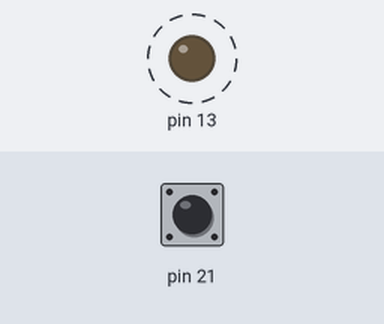
Bench run of a sketch on a simulated Arduino Mega 2560, built with avr-gcc and run on an emulated ATmega2560. Shown: output pins drawn as LEDs (lit = HIGH). Dashed ring = blinking. The inputs (shaded band) are chosen by the test bench; at power-on: pin 21 HIGH.

Above: at 4.62 s.
5.1 s: pin 21 pulled LOW for 0.15 s
At 5.25 s:
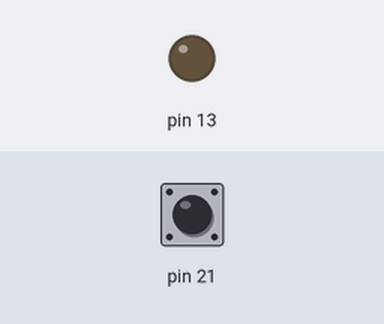
At 5.75 s:
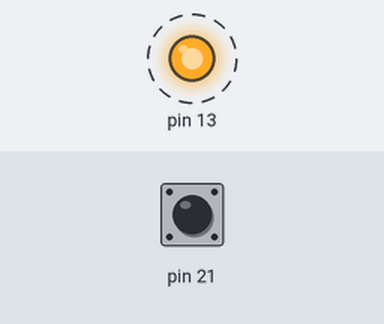
Timing chart, 0 to 14.1 s (numbered marks = the images above; inputs shaded):
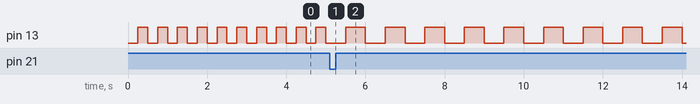

The sketch:

10_add_project.ino
```cpp
#define F_CPU 16000000UL

#include <avr/io.h>
#include <avr/interrupt.h>

#define set_bit(value, bit)   ((value) |= (1 << (bit)))
#define clear_bit(value, bit) ((value) &= ~(1 << (bit)))

volatile unsigned long ms_count = 0;

volatile uint8_t speed_mode = 0;
volatile unsigned long last_button_time = 0;

uint8_t led_state = 0;
unsigned long previous_time = 0;

// 속도 모드별 LED 반전 시간(ms)
unsigned int interval_table[3] = {
  250,   // mode 0: 0.25초
  500,   // mode 1: 0.5초
  1000   // mode 2: 1초
};

// Timer2 비교일치 인터럽트
// 1ms마다 실행
ISR(TIMER2_COMPA_vect) {
  ms_count++;
}

// INT0 외부 인터럽트
// Arduino Mega 21번 핀 버튼
ISR(INT0_vect) {
  unsigned long now = ms_count;

  // 버튼 채터링 방지: 200ms 이내 중복 입력 무시
  if ((now - last_button_time) > 200) {
    speed_mode++;

    if (speed_mode >= 3) {
      speed_mode = 0;
    }

    last_button_time = now;
  }
}

// 현재 ms 시간 읽기
unsigned long millis_timer2(void) {
  unsigned long m;
  uint8_t oldSREG = SREG;

  cli();
  m = ms_count;
  SREG = oldSREG;

  return m;
}

void timer2_init(void) {
  // Timer2 초기화
  TCCR2A = 0x00;
  TCCR2B = 0x00;
  TCNT2 = 0;

  // CTC 모드
  // WGM21 = 1
  TCCR2A |= (1 << WGM21);

  // 1ms 만들기
  // 16MHz / 64 = 250kHz
  // 250카운트 = 1ms
  OCR2A = 249;

  // Timer2 비교일치 A 인터럽트 허용
  TIMSK2 |= (1 << OCIE2A);

  // Timer2 분주비 64 설정
  // Timer2에서 64분주 = CS22:CS21:CS20 = 100
  TCCR2B |= (1 << CS22);
}

void INT0_init(void) {
  // PD0 = Arduino Mega 21번 = INT0 입력
  clear_bit(DDRD, 0);

  // 내부 풀업 저항 ON
  set_bit(PORTD, 0);

  // INT0 하강 에지에서 인터럽트 발생
  EICRA |= (1 << ISC01);
  EICRA &= ~(1 << ISC00);

  // INT0 인터럽트 허용
  EIMSK |= (1 << INT0);
}

int main(void) {
  // PB7 = Arduino Mega 13번 LED
  set_bit(DDRB, 7);
  clear_bit(PORTB, 7);

  timer2_init();
  INT0_init();

  sei();

  previous_time = millis_timer2();

  while (1) {
    unsigned long current_time = millis_timer2();
    unsigned int interval = interval_table[speed_mode];

    if ((current_time - previous_time) >= interval) {
      previous_time = current_time;

      led_state = !led_state;

      if (led_state) {
        set_bit(PORTB, 7);
      } else {
        clear_bit(PORTB, 7);
      }
    }
  }

  return 0;
}
```

Measured:
- after the input at 5.1 s, pin 13: alternates HIGH for 0.50 s and LOW for 0.50 s, starting after 0.40 s
- by itself, pin 13: alternates HIGH for 0.25 s and LOW for 0.25 s
